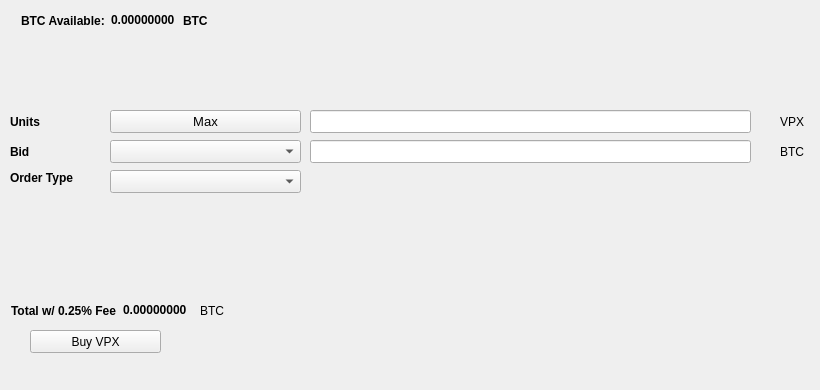
   <widget class="QWidget" name="BuyTab">
    <attribute name="title">
     <string>Buy</string>
    </attribute>
    <widget class="QPushButton" name="BuyVPX">
     <property name="geometry">
      <rect>
       <x>30</x>
       <y>330</y>
       <width>131</width>
       <height>23</height>
      </rect>
     </property>
     <property name="text">
      <string>Buy VPX</string>
     </property>
     <property name="icon">
      <iconset resource="../privix.qrc">
       <normaloff>:/icons/bitcoin</normaloff>:/icons/bitcoin</iconset>
     </property>
    </widget>
    <widget class="QLabel" name="label_3">
     <property name="geometry">
      <rect>
       <x>10</x>
       <y>110</y>
       <width>46</width>
       <height>23</height>
      </rect>
     </property>
     <property name="font">
      <font>
       <weight>75</weight>
       <bold>true</bold>
      </font>
     </property>
     <property name="text">
      <string>Units</string>
     </property>
    </widget>
    <widget class="QLineEdit" name="UnitsInput">
     <property name="geometry">
      <rect>
       <x>310</x>
       <y>110</y>
       <width>441</width>
       <height>23</height>
      </rect>
     </property>
     <property name="font">
      <font>
       <pointsize>9</pointsize>
       <weight>75</weight>
       <bold>true</bold>
      </font>
     </property>
    </widget>
    <widget class="QLineEdit" name="BuyBidPriceEdit">
     <property name="geometry">
      <rect>
       <x>310</x>
       <y>140</y>
       <width>441</width>
       <height>23</height>
      </rect>
     </property>
     <property name="font">
      <font>
       <pointsize>9</pointsize>
       <weight>75</weight>
       <bold>true</bold>
      </font>
     </property>
    </widget>
    <widget class="QLabel" name="label_4">
     <property name="geometry">
      <rect>
       <x>780</x>
       <y>110</y>
       <width>31</width>
       <height>23</height>
      </rect>
     </property>
     <property name="text">
      <string>VPX</string>
     </property>
    </widget>
    <widget class="QLabel" name="label_5">
     <property name="geometry">
      <rect>
       <x>780</x>
       <y>140</y>
       <width>31</width>
       <height>23</height>
      </rect>
     </property>
     <property name="text">
      <string>BTC</string>
     </property>
    </widget>
    <widget class="QLabel" name="label_6">
     <property name="geometry">
      <rect>
       <x>10</x>
       <y>140</y>
       <width>46</width>
       <height>23</height>
      </rect>
     </property>
     <property name="font">
      <font>
       <weight>75</weight>
       <bold>true</bold>
      </font>
     </property>
     <property name="text">
      <string>Bid</string>
     </property>
    </widget>
    <widget class="QLabel" name="label_7">
     <property name="geometry">
      <rect>
       <x>10</x>
       <y>170</y>
       <width>91</width>
       <height>16</height>
      </rect>
     </property>
     <property name="font">
      <font>
       <weight>75</weight>
       <bold>true</bold>
      </font>
     </property>
     <property name="text">
      <string>Order Type</string>
     </property>
    </widget>
    <widget class="QPushButton" name="Buy_Max_Amount">
     <property name="geometry">
      <rect>
       <x>110</x>
       <y>110</y>
       <width>191</width>
       <height>23</height>
      </rect>
     </property>
     <property name="font">
      <font>
       <pointsize>10</pointsize>
      </font>
     </property>
     <property name="text">
      <string>Max</string>
     </property>
    </widget>
    <widget class="QComboBox" name="BuyBidcomboBox">
     <property name="geometry">
      <rect>
       <x>110</x>
       <y>140</y>
       <width>191</width>
       <height>23</height>
      </rect>
     </property>
     <property name="font">
      <font>
       <pointsize>10</pointsize>
      </font>
     </property>
    </widget>
    <widget class="QComboBox" name="buyOrdertypeCombo">
     <property name="geometry">
      <rect>
       <x>110</x>
       <y>170</y>
       <width>191</width>
       <height>23</height>
      </rect>
     </property>
     <property name="font">
      <font>
       <pointsize>10</pointsize>
      </font>
     </property>
    </widget>
    <widget class="QWidget" name="layoutWidget1">
     <property name="geometry">
      <rect>
       <x>21</x>
       <y>11</y>
       <width>227</width>
       <height>19</height>
      </rect>
     </property>
     <layout class="QHBoxLayout" name="horizontalLayout_3">
      <item>
       <widget class="QLabel" name="label232">
        <property name="font">
         <font>
          <weight>75</weight>
          <bold>true</bold>
         </font>
        </property>
        <property name="text">
         <string>BTC Available:</string>
        </property>
       </widget>
      </item>
      <item>
       <widget class="QLabel" name="BtcAvailableLbl">
        <property name="palette">
         <palette>
          <active>
           <colorrole role="WindowText">
            <brush brushstyle="SolidPattern">
             <color alpha="255">
              <red>0</red>
              <green>0</green>
              <blue>0</blue>
             </color>
            </brush>
           </colorrole>
           <colorrole role="Button">
            <brush brushstyle="SolidPattern">
             <color alpha="255">
              <red>0</red>
              <green>170</green>
              <blue>0</blue>
             </color>
            </brush>
           </colorrole>
           <colorrole role="Light">
            <brush brushstyle="SolidPattern">
             <color alpha="255">
              <red>0</red>
              <green>255</green>
              <blue>0</blue>
             </color>
            </brush>
           </colorrole>
           <colorrole role="Midlight">
            <brush brushstyle="SolidPattern">
             <color alpha="255">
              <red>0</red>
              <green>212</green>
              <blue>0</blue>
             </color>
            </brush>
           </colorrole>
           <colorrole role="Dark">
            <brush brushstyle="SolidPattern">
             <color alpha="255">
              <red>0</red>
              <green>85</green>
              <blue>0</blue>
             </color>
            </brush>
           </colorrole>
           <colorrole role="Mid">
            <brush brushstyle="SolidPattern">
             <color alpha="255">
              <red>0</red>
              <green>113</green>
              <blue>0</blue>
             </color>
            </brush>
           </colorrole>
           <colorrole role="Text">
            <brush brushstyle="SolidPattern">
             <color alpha="255">
              <red>0</red>
              <green>170</green>
              <blue>0</blue>
             </color>
            </brush>
           </colorrole>
           <colorrole role="BrightText">
            <brush brushstyle="SolidPattern">
             <color alpha="255">
              <red>255</red>
              <green>255</green>
              <blue>255</blue>
             </color>
            </brush>
           </colorrole>
           <colorrole role="ButtonText">
            <brush brushstyle="SolidPattern">
             <color alpha="255">
              <red>0</red>
              <green>0</green>
              <blue>0</blue>
             </color>
            </brush>
           </colorrole>
           <colorrole role="Base">
            <brush brushstyle="SolidPattern">
             <color alpha="255">
              <red>255</red>
              <green>255</green>
              <blue>255</blue>
             </color>
            </brush>
           </colorrole>
           <colorrole role="Window">
            <brush brushstyle="SolidPattern">
             <color alpha="255">
              <red>0</red>
              <green>170</green>
              <blue>0</blue>
             </color>
            </brush>
           </colorrole>
           <colorrole role="Shadow">
            <brush brushstyle="SolidPattern">
             <color alpha="255">
              <red>0</red>
              <green>0</green>
              <blue>0</blue>
             </color>
            </brush>
           </colorrole>
           <colorrole role="AlternateBase">
            <brush brushstyle="SolidPattern">
             <color alpha="255">
              <red>127</red>
              <green>212</green>
              <blue>127</blue>
             </color>
            </brush>
           </colorrole>
           <colorrole role="ToolTipBase">
            <brush brushstyle="SolidPattern">
             <color alpha="255">
              <red>255</red>
              <green>255</green>
              <blue>220</blue>
             </color>
            </brush>
           </colorrole>
           <colorrole role="ToolTipText">
            <brush brushstyle="SolidPattern">
             <color alpha="255">
              <red>0</red>
              <green>0</green>
              <blue>0</blue>
             </color>
            </brush>
           </colorrole>
          </active>
          <inactive>
           <colorrole role="WindowText">
            <brush brushstyle="SolidPattern">
             <color alpha="255">
              <red>0</red>
              <green>0</green>
              <blue>0</blue>
             </color>
            </brush>
           </colorrole>
           <colorrole role="Button">
            <brush brushstyle="SolidPattern">
             <color alpha="255">
              <red>0</red>
              <green>170</green>
              <blue>0</blue>
             </color>
            </brush>
           </colorrole>
           <colorrole role="Light">
            <brush brushstyle="SolidPattern">
             <color alpha="255">
              <red>0</red>
              <green>255</green>
              <blue>0</blue>
             </color>
            </brush>
           </colorrole>
           <colorrole role="Midlight">
            <brush brushstyle="SolidPattern">
             <color alpha="255">
              <red>0</red>
              <green>212</green>
              <blue>0</blue>
             </color>
            </brush>
           </colorrole>
           <colorrole role="Dark">
            <brush brushstyle="SolidPattern">
             <color alpha="255">
              <red>0</red>
              <green>85</green>
              <blue>0</blue>
             </color>
            </brush>
           </colorrole>
           <colorrole role="Mid">
            <brush brushstyle="SolidPattern">
             <color alpha="255">
              <red>0</red>
              <green>113</green>
              <blue>0</blue>
             </color>
            </brush>
           </colorrole>
           <colorrole role="Text">
            <brush brushstyle="SolidPattern">
             <color alpha="255">
              <red>0</red>
              <green>170</green>
              <blue>0</blue>
             </color>
            </brush>
           </colorrole>
           <colorrole role="BrightText">
            <brush brushstyle="SolidPattern">
             <color alpha="255">
              <red>255</red>
              <green>255</green>
              <blue>255</blue>
             </color>
            </brush>
           </colorrole>
           <colorrole role="ButtonText">
            <brush brushstyle="SolidPattern">
             <color alpha="255">
              <red>0</red>
              <green>0</green>
              <blue>0</blue>
             </color>
            </brush>
           </colorrole>
           <colorrole role="Base">
            <brush brushstyle="SolidPattern">
             <color alpha="255">
              <red>255</red>
              <green>255</green>
              <blue>255</blue>
             </color>
            </brush>
           </colorrole>
           <colorrole role="Window">
            <brush brushstyle="SolidPattern">
             <color alpha="255">
              <red>0</red>
              <green>170</green>
              <blue>0</blue>
             </color>
            </brush>
           </colorrole>
           <colorrole role="Shadow">
            <brush brushstyle="SolidPattern">
             <color alpha="255">
              <red>0</red>
              <green>0</green>
              <blue>0</blue>
             </color>
            </brush>
           </colorrole>
           <colorrole role="AlternateBase">
            <brush brushstyle="SolidPattern">
             <color alpha="255">
              <red>127</red>
              <green>212</green>
              <blue>127</blue>
             </color>
            </brush>
           </colorrole>
           <colorrole role="ToolTipBase">
            <brush brushstyle="SolidPattern">
             <color alpha="255">
              <red>255</red>
              <green>255</green>
              <blue>220</blue>
             </color>
            </brush>
           </colorrole>
           <colorrole role="ToolTipText">
            <brush brushstyle="SolidPattern">
             <color alpha="255">
              <red>0</red>
              <green>0</green>
              <blue>0</blue>
             </color>
            </brush>
           </colorrole>
          </inactive>
          <disabled>
           <colorrole role="WindowText">
            <brush brushstyle="SolidPattern">
             <color alpha="255">
              <red>0</red>
              <green>85</green>
              <blue>0</blue>
             </color>
            </brush>
           </colorrole>
           <colorrole role="Button">
            <brush brushstyle="SolidPattern">
             <color alpha="255">
              <red>0</red>
              <green>170</green>
              <blue>0</blue>
             </color>
            </brush>
           </colorrole>
           <colorrole role="Light">
            <brush brushstyle="SolidPattern">
             <color alpha="255">
              <red>0</red>
              <green>255</green>
              <blue>0</blue>
             </color>
            </brush>
           </colorrole>
           <colorrole role="Midlight">
            <brush brushstyle="SolidPattern">
             <color alpha="255">
              <red>0</red>
              <green>212</green>
              <blue>0</blue>
             </color>
            </brush>
           </colorrole>
           <colorrole role="Dark">
            <brush brushstyle="SolidPattern">
             <color alpha="255">
              <red>0</red>
              <green>85</green>
              <blue>0</blue>
             </color>
            </brush>
           </colorrole>
           <colorrole role="Mid">
            <brush brushstyle="SolidPattern">
             <color alpha="255">
              <red>0</red>
              <green>113</green>
              <blue>0</blue>
             </color>
            </brush>
           </colorrole>
           <colorrole role="Text">
            <brush brushstyle="SolidPattern">
             <color alpha="255">
              <red>0</red>
              <green>85</green>
              <blue>0</blue>
             </color>
            </brush>
           </colorrole>
           <colorrole role="BrightText">
            <brush brushstyle="SolidPattern">
             <color alpha="255">
              <red>255</red>
              <green>255</green>
              <blue>255</blue>
             </color>
            </brush>
           </colorrole>
           <colorrole role="ButtonText">
            <brush brushstyle="SolidPattern">
             <color alpha="255">
              <red>0</red>
              <green>85</green>
              <blue>0</blue>
             </color>
            </brush>
           </colorrole>
           <colorrole role="Base">
            <brush brushstyle="SolidPattern">
             <color alpha="255">
              <red>0</red>
              <green>170</green>
              <blue>0</blue>
             </color>
            </brush>
           </colorrole>
           <colorrole role="Window">
            <brush brushstyle="SolidPattern">
             <color alpha="255">
              <red>0</red>
              <green>170</green>
              <blue>0</blue>
             </color>
            </brush>
           </colorrole>
           <colorrole role="Shadow">
            <brush brushstyle="SolidPattern">
             <color alpha="255">
              <red>0</red>
              <green>0</green>
              <blue>0</blue>
             </color>
            </brush>
           </colorrole>
           <colorrole role="AlternateBase">
            <brush brushstyle="SolidPattern">
             <color alpha="255">
              <red>0</red>
              <green>170</green>
              <blue>0</blue>
             </color>
            </brush>
           </colorrole>
           <colorrole role="ToolTipBase">
            <brush brushstyle="SolidPattern">
             <color alpha="255">
              <red>255</red>
              <green>255</green>
              <blue>220</blue>
             </color>
            </brush>
           </colorrole>
           <colorrole role="ToolTipText">
            <brush brushstyle="SolidPattern">
             <color alpha="255">
              <red>0</red>
              <green>0</green>
              <blue>0</blue>
             </color>
            </brush>
           </colorrole>
          </disabled>
         </palette>
        </property>
        <property name="font">
         <font>
          <weight>75</weight>
          <bold>true</bold>
         </font>
        </property>
        <property name="text">
         <string>0.00000000</string>
        </property>
        <property name="textInteractionFlags">
         <set>Qt::LinksAccessibleByMouse|Qt::TextSelectableByKeyboard|Qt::TextSelectableByMouse</set>
        </property>
       </widget>
      </item>
      <item>
       <widget class="QLabel" name="BtcAvailableLbl_2">
        <property name="font">
         <font>
          <weight>75</weight>
          <bold>true</bold>
         </font>
        </property>
        <property name="text">
         <string>BTC</string>
        </property>
       </widget>
      </item>
     </layout>
    </widget>
    <widget class="QWidget" name="layoutWidge2">
     <property name="geometry">
      <rect>
       <x>11</x>
       <y>301</y>
       <width>259</width>
       <height>19</height>
      </rect>
     </property>
     <layout class="QHBoxLayout" name="horizontalLayout_4">
      <item>
       <widget class="QLabel" name="label_9">
        <property name="font">
         <font>
          <weight>75</weight>
          <bold>true</bold>
         </font>
        </property>
        <property name="text">
         <string>Total w/ 0.25% Fee</string>
        </property>
       </widget>
      </item>
      <item>
       <widget class="QLabel" name="BuyCostLabel">
        <property name="palette">
         <palette>
          <active>
           <colorrole role="WindowText">
            <brush brushstyle="SolidPattern">
             <color alpha="255">
              <red>0</red>
              <green>0</green>
              <blue>0</blue>
             </color>
            </brush>
           </colorrole>
           <colorrole role="Button">
            <brush brushstyle="SolidPattern">
             <color alpha="255">
              <red>0</red>
              <green>170</green>
              <blue>0</blue>
             </color>
            </brush>
           </colorrole>
           <colorrole role="Light">
            <brush brushstyle="SolidPattern">
             <color alpha="255">
              <red>0</red>
              <green>255</green>
              <blue>0</blue>
             </color>
            </brush>
           </colorrole>
           <colorrole role="Midlight">
            <brush brushstyle="SolidPattern">
             <color alpha="255">
              <red>0</red>
              <green>212</green>
              <blue>0</blue>
             </color>
            </brush>
           </colorrole>
           <colorrole role="Dark">
            <brush brushstyle="SolidPattern">
             <color alpha="255">
              <red>0</red>
              <green>85</green>
              <blue>0</blue>
             </color>
            </brush>
           </colorrole>
           <colorrole role="Mid">
            <brush brushstyle="SolidPattern">
             <color alpha="255">
              <red>0</red>
              <green>113</green>
              <blue>0</blue>
             </color>
            </brush>
           </colorrole>
           <colorrole role="Text">
            <brush brushstyle="SolidPattern">
             <color alpha="255">
              <red>0</red>
              <green>170</green>
              <blue>0</blue>
             </color>
            </brush>
           </colorrole>
           <colorrole role="BrightText">
            <brush brushstyle="SolidPattern">
             <color alpha="255">
              <red>255</red>
              <green>255</green>
              <blue>255</blue>
             </color>
            </brush>
           </colorrole>
           <colorrole role="ButtonText">
            <brush brushstyle="SolidPattern">
             <color alpha="255">
              <red>0</red>
              <green>0</green>
              <blue>0</blue>
             </color>
            </brush>
           </colorrole>
           <colorrole role="Base">
            <brush brushstyle="SolidPattern">
             <color alpha="255">
              <red>255</red>
              <green>255</green>
              <blue>255</blue>
             </color>
            </brush>
           </colorrole>
           <colorrole role="Window">
            <brush brushstyle="SolidPattern">
             <color alpha="255">
              <red>0</red>
              <green>170</green>
              <blue>0</blue>
             </color>
            </brush>
           </colorrole>
           <colorrole role="Shadow">
            <brush brushstyle="SolidPattern">
             <color alpha="255">
              <red>0</red>
              <green>0</green>
              <blue>0</blue>
             </color>
            </brush>
           </colorrole>
           <colorrole role="AlternateBase">
            <brush brushstyle="SolidPattern">
             <color alpha="255">
              <red>127</red>
              <green>212</green>
              <blue>127</blue>
             </color>
            </brush>
           </colorrole>
           <colorrole role="ToolTipBase">
            <brush brushstyle="SolidPattern">
             <color alpha="255">
              <red>255</red>
              <green>255</green>
              <blue>220</blue>
             </color>
            </brush>
           </colorrole>
           <colorrole role="ToolTipText">
            <brush brushstyle="SolidPattern">
             <color alpha="255">
              <red>0</red>
              <green>0</green>
              <blue>0</blue>
             </color>
            </brush>
           </colorrole>
          </active>
          <inactive>
           <colorrole role="WindowText">
            <brush brushstyle="SolidPattern">
             <color alpha="255">
              <red>0</red>
              <green>0</green>
              <blue>0</blue>
             </color>
            </brush>
           </colorrole>
           <colorrole role="Button">
            <brush brushstyle="SolidPattern">
             <color alpha="255">
              <red>0</red>
              <green>170</green>
              <blue>0</blue>
             </color>
            </brush>
           </colorrole>
           <colorrole role="Light">
            <brush brushstyle="SolidPattern">
             <color alpha="255">
              <red>0</red>
              <green>255</green>
              <blue>0</blue>
             </color>
            </brush>
           </colorrole>
           <colorrole role="Midlight">
            <brush brushstyle="SolidPattern">
             <color alpha="255">
              <red>0</red>
              <green>212</green>
              <blue>0</blue>
             </color>
            </brush>
           </colorrole>
           <colorrole role="Dark">
            <brush brushstyle="SolidPattern">
             <color alpha="255">
              <red>0</red>
              <green>85</green>
              <blue>0</blue>
             </color>
            </brush>
           </colorrole>
           <colorrole role="Mid">
            <brush brushstyle="SolidPattern">
             <color alpha="255">
              <red>0</red>
              <green>113</green>
              <blue>0</blue>
             </color>
            </brush>
           </colorrole>
           <colorrole role="Text">
            <brush brushstyle="SolidPattern">
             <color alpha="255">
              <red>0</red>
              <green>170</green>
              <blue>0</blue>
             </color>
            </brush>
           </colorrole>
           <colorrole role="BrightText">
            <brush brushstyle="SolidPattern">
             <color alpha="255">
              <red>255</red>
              <green>255</green>
              <blue>255</blue>
             </color>
            </brush>
           </colorrole>
           <colorrole role="ButtonText">
            <brush brushstyle="SolidPattern">
             <color alpha="255">
              <red>0</red>
              <green>0</green>
              <blue>0</blue>
             </color>
            </brush>
           </colorrole>
           <colorrole role="Base">
            <brush brushstyle="SolidPattern">
             <color alpha="255">
              <red>255</red>
              <green>255</green>
              <blue>255</blue>
             </color>
            </brush>
           </colorrole>
           <colorrole role="Window">
            <brush brushstyle="SolidPattern">
             <color alpha="255">
              <red>0</red>
              <green>170</green>
              <blue>0</blue>
             </color>
            </brush>
           </colorrole>
           <colorrole role="Shadow">
            <brush brushstyle="SolidPattern">
             <color alpha="255">
              <red>0</red>
              <green>0</green>
              <blue>0</blue>
             </color>
            </brush>
           </colorrole>
           <colorrole role="AlternateBase">
            <brush brushstyle="SolidPattern">
             <color alpha="255">
              <red>127</red>
              <green>212</green>
              <blue>127</blue>
             </color>
            </brush>
           </colorrole>
           <colorrole role="ToolTipBase">
            <brush brushstyle="SolidPattern">
             <color alpha="255">
              <red>255</red>
              <green>255</green>
              <blue>220</blue>
             </color>
            </brush>
           </colorrole>
           <colorrole role="ToolTipText">
            <brush brushstyle="SolidPattern">
             <color alpha="255">
              <red>0</red>
              <green>0</green>
              <blue>0</blue>
             </color>
            </brush>
           </colorrole>
          </inactive>
          <disabled>
           <colorrole role="WindowText">
            <brush brushstyle="SolidPattern">
             <color alpha="255">
              <red>0</red>
              <green>85</green>
              <blue>0</blue>
             </color>
            </brush>
           </colorrole>
           <colorrole role="Button">
            <brush brushstyle="SolidPattern">
             <color alpha="255">
              <red>0</red>
              <green>170</green>
              <blue>0</blue>
             </color>
            </brush>
           </colorrole>
           <colorrole role="Light">
            <brush brushstyle="SolidPattern">
             <color alpha="255">
              <red>0</red>
              <green>255</green>
              <blue>0</blue>
             </color>
            </brush>
           </colorrole>
           <colorrole role="Midlight">
            <brush brushstyle="SolidPattern">
             <color alpha="255">
              <red>0</red>
              <green>212</green>
              <blue>0</blue>
             </color>
            </brush>
           </colorrole>
           <colorrole role="Dark">
            <brush brushstyle="SolidPattern">
             <color alpha="255">
              <red>0</red>
              <green>85</green>
              <blue>0</blue>
             </color>
            </brush>
           </colorrole>
           <colorrole role="Mid">
            <brush brushstyle="SolidPattern">
             <color alpha="255">
              <red>0</red>
              <green>113</green>
              <blue>0</blue>
             </color>
            </brush>
           </colorrole>
           <colorrole role="Text">
            <brush brushstyle="SolidPattern">
             <color alpha="255">
              <red>0</red>
              <green>85</green>
              <blue>0</blue>
             </color>
            </brush>
           </colorrole>
           <colorrole role="BrightText">
            <brush brushstyle="SolidPattern">
             <color alpha="255">
              <red>255</red>
              <green>255</green>
              <blue>255</blue>
             </color>
            </brush>
           </colorrole>
           <colorrole role="ButtonText">
            <brush brushstyle="SolidPattern">
             <color alpha="255">
              <red>0</red>
              <green>85</green>
              <blue>0</blue>
             </color>
            </brush>
           </colorrole>
           <colorrole role="Base">
            <brush brushstyle="SolidPattern">
             <color alpha="255">
              <red>0</red>
              <green>170</green>
              <blue>0</blue>
             </color>
            </brush>
           </colorrole>
           <colorrole role="Window">
            <brush brushstyle="SolidPattern">
             <color alpha="255">
              <red>0</red>
              <green>170</green>
              <blue>0</blue>
             </color>
            </brush>
           </colorrole>
           <colorrole role="Shadow">
            <brush brushstyle="SolidPattern">
             <color alpha="255">
              <red>0</red>
              <green>0</green>
              <blue>0</blue>
             </color>
            </brush>
           </colorrole>
           <colorrole role="AlternateBase">
            <brush brushstyle="SolidPattern">
             <color alpha="255">
              <red>0</red>
              <green>170</green>
              <blue>0</blue>
             </color>
            </brush>
           </colorrole>
           <colorrole role="ToolTipBase">
            <brush brushstyle="SolidPattern">
             <color alpha="255">
              <red>255</red>
              <green>255</green>
              <blue>220</blue>
             </color>
            </brush>
           </colorrole>
           <colorrole role="ToolTipText">
            <brush brushstyle="SolidPattern">
             <color alpha="255">
              <red>0</red>
              <green>0</green>
              <blue>0</blue>
             </color>
            </brush>
           </colorrole>
          </disabled>
         </palette>
        </property>
        <property name="font">
         <font>
          <weight>75</weight>
          <bold>true</bold>
         </font>
        </property>
        <property name="autoFillBackground">
         <bool>false</bool>
        </property>
        <property name="text">
         <string>0.00000000</string>
        </property>
        <property name="textInteractionFlags">
         <set>Qt::LinksAccessibleByMouse|Qt::TextSelectableByMouse</set>
        </property>
       </widget>
      </item>
      <item>
       <widget class="QLabel" name="label_10">
        <property name="font">
         <font>
          <weight>50</weight>
          <bold>false</bold>
         </font>
        </property>
        <property name="text">
         <string>BTC</string>
        </property>
       </widget>
      </item>
     </layout>
    </widget>
    <widget class="QLabel" name="label_24">
     <property name="geometry">
      <rect>
       <x>460</x>
       <y>300</y>
       <width>281</width>
       <height>81</height>
      </rect>
     </property>
     <property name="text">
      <string/>
     </property>
     <property name="pixmap">
      <pixmap>:/images/bittrex</pixmap>
     </property>
    </widget>
   </widget>
